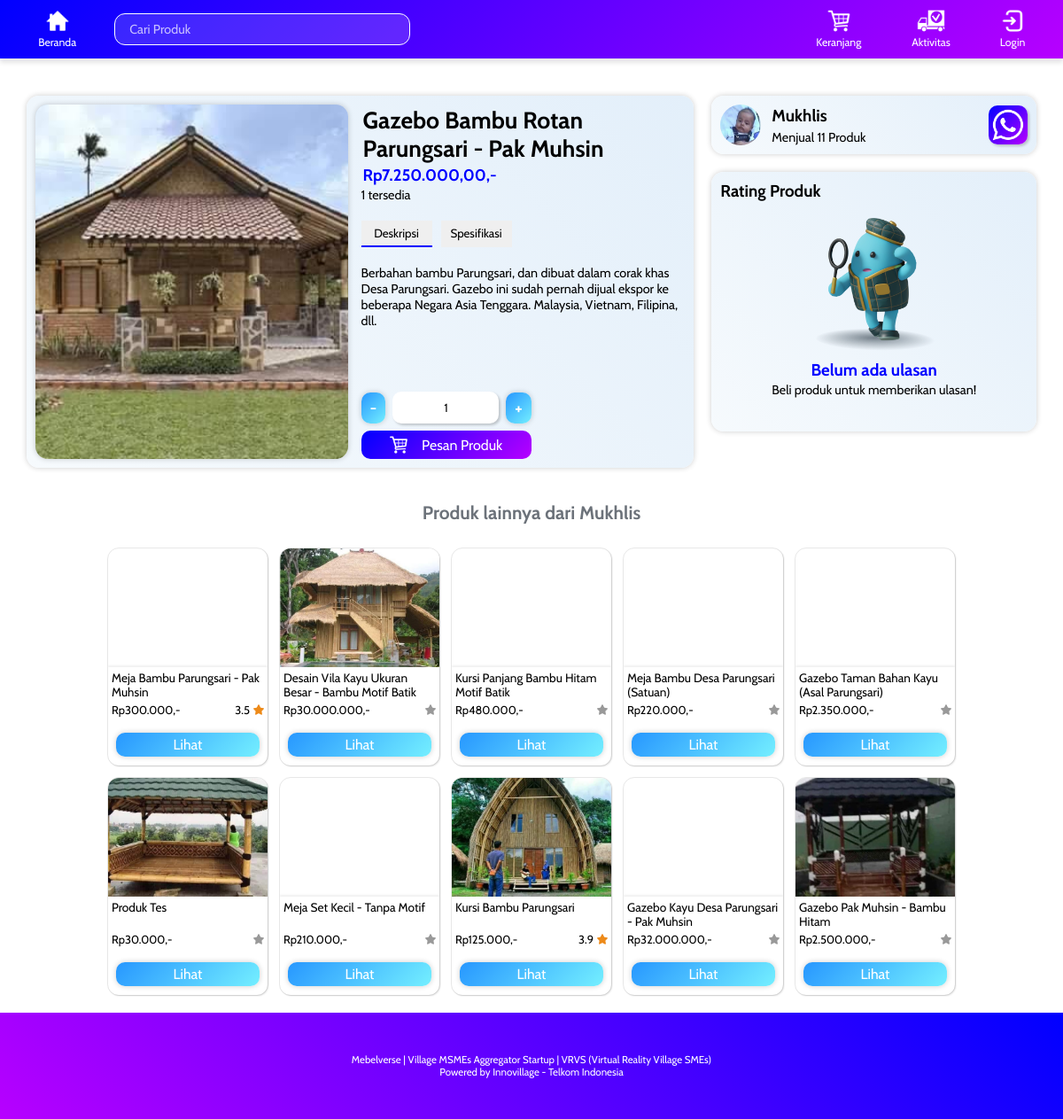
/product.php?id=2, run on the app's committed database.
### tables this page shows
CREATE TABLE `tbl_produk` (
  `id_produk` int(11) NOT NULL,
  `id_penjual` int(11) NOT NULL,
  `nama` varchar(255) NOT NULL,
  `deskripsi` text NOT NULL,
  `harga` decimal(10,2) NOT NULL,
  `stok` int(11) NOT NULL,
  `visual` varchar(255) NOT NULL,
  `format_visual` varchar(5) NOT NULL,
  `rating` decimal(3,2) NOT NULL,
  `jenis_produk` int(11) NOT NULL,
  `kondisi` varchar(10) NOT NULL,
  `berat` decimal(10,0) NOT NULL,
  `cacat` varchar(255) NOT NULL
);

CREATE TABLE `tbl_penjual` (
  `id_penjual` int(11) NOT NULL,
  `nama` varchar(255) NOT NULL,
  `email` varchar(255) NOT NULL,
  `password` varchar(255) NOT NULL,
  `no_telepon` varchar(255) NOT NULL,
  `alamat` varchar(255) NOT NULL,
  `kota` varchar(100) NOT NULL,
  `deskripsi_penjual` text NOT NULL,
  `foto_profil` varchar(255) NOT NULL
);

### product.php (the view, shortened to what this page needs)
<?php
    include "koneksi.php"; include "session.php";
    $id_produk = $_GET['id'];
    $isMyProduct = "";
    $sql = mysqli_query($conn, "SELECT * FROM tbl_produk WHERE id_produk = '$id_produk'");
    $result = mysqli_fetch_assoc($sql);
    if(!empty($_SESSION)) {
        if($_SESSION['tipe_login'] == "Penjual" && $_SESSION['id_login'] == $result['id_penjual']) {
            $isMyProduct = "true";
        } else {$isMyProduct = "false";}
    } else {$isMyProduct = "false";}
    $sql_publisher = mysqli_query($conn, "SELECT * FROM tbl_penjual WHERE id_penjual = '$result[id_penjual]'");
    $result_publisher = mysqli_fetch_assoc($sql_publisher);
?>
<!DOCTYPE html>
<html lang="en">
<head>
    <link rel="stylesheet" href="styles/detail_produk.css?v=<?php echo time(); ?>">
    <link rel="stylesheet" href="styles/product_item.css?v=<?php echo time(); ?>">
</head>
<body onload="click_deskripsi()">
    <?php include "header.php"; ?>
    <div class="body_content">
        <div id="container">
            <div class="detail interactive2">
                <div class="gambar" id="scene">
                    <?php if($result['format_visual'] != "3d") {
                        if($result['visual'] == "") {?>
                                <img src="img/avga/unknown_product.webp" />
                            <?php } else { ?>
                                <img src="<?php echo 'img/produk/'.$result['visual']; ?>" />
                        <?php } ?>
                    <?php } else {
                    ?>
                        <script>var nama_file = "<?php echo $result['visual']; ?>";</script>
                        <script type="module" src="js/scene_3d.js?v=<?php echo time();?>"></script>
                    <?php } ?>
                </div>
                <div class="produk_container">
                    <div>
                        <h1 id="produk_nama"><?= $result['nama']; ?></h1>
                        <h1 id="produk_harga">Rp<?= number_format($result['harga'], 2, ',', '.'); ?>,-</h1>
                        <p><?= $result['stok'] ?> tersedia</p>
                        <div class="set">
                            <button id="btn_deskripsi" onclick="click_deskripsi();">Deskripsi</button>
                            <button id="btn_ulasan" onclick="click_spesifikasi();">Spesifikasi</button>
                        </div>
                        <div id="spek_container">
                            <div class="spek" id="spek">
                                <p id="deskripsi_area">
                                    <?php
                                        if($result['deskripsi'] != "") {echo $result['deskripsi'];}
                                        else {echo "<i>Penjual tidak mencantumkan deskripsi</i>";}
                                    ?>
                                </p>
                            </div>
                        </div>
                    </div>
                    <?php if($isMyProduct != "true") { ?>
                        <div class="pesan">
                            <div id="set_pesan">
                                <button onclick="minus();" id="minus"><h3>-</h3></button>
                                <input type="number" id="jumlah_pesan" value="1">
                                <button onclick="plus();" id="plus"><h3>+</h3></button>
                            </div>
                            <form method="post">
                                <button onclick="pesan();" id="btn_pesan" type="submit" name="pesan_produk">
                                    <img src="img/icon/cart.webp">
                                    Pesan Produk
                                </button>
                            </form>
                        </div>
                    <?php } ?>
                </div>
            </div>
            <div class="right">
                <div id="publisher" class="interactive" href="profil_penjual.php?">
                    <a id="publisher_direct" href="profile.php?id=<?= $result['id_penjual'] ?>&type=j">
                        <?php if($result_publisher['foto_profil'] != "") { ?>
                            <img src="img/profpic/<?= $result_publisher['foto_profil']; ?>" id="profpic">
                        <?php } else { ?>
                            <img src="img/avga/unknown_profile.webp" id="profpic">
                        <?php } ?>
                        <div>
                            <h3><?php if($isMyProduct == "true") {echo "Anda";} else {echo $result_publisher['nama'];} ?></h3>
                            <?php
                                $sql_jumlah = mysqli_query($conn, "SELECT * FROM tbl_produk WHERE id_penjual = '$result_publisher[id_penjual]'");
                            ?>
                            <p>Menjual <?php echo mysqli_num_rows($sql_jumlah); ?> Produk</p>
                        </div>
                    </a>
                    <button class="interactive"><img src="img/logo/logo_wa.webp"
                        onclick=
                        "window.open('https://wa.me/62<?= $result_publisher['no_telepon'] ?>');">
                    </button>
                </div>
                <div class="ulasan interactive">
                    <?php
                        $sql_ulasan = mysqli_query($conn, "SELECT * FROM tbl_ulasan
                        WHERE id_produk = '$id_produk' ORDER by rating DESC LIMIT 4");
                    ?>
                    <h3>Rating Produk <?php
                    ?></h3>
                    <?php
                        if(mysqli_num_rows($sql_ulasan) == 0) {
                    ?>
                        <div id="blm_ada_ulasan">
                            <img src="img/avga/tidak_ada_hasil.webp">
                            <h3>Belum ada ulasan</h3><p>Beli produk untuk memberikan ulasan!</p>
                        </div>
                    <?php } ?>
                </div>
            </div>
        </div>
        <div id="additional">
            <div class="allproduk_container">
                <?php
                    $result_addition = mysqli_query($conn,
                    "SELECT * FROM tbl_produk WHERE id_penjual = '$result[id_penjual]' ORDER BY RAND()");
                ?>
                <?php if(mysqli_num_rows($result_addition) > 1) { ?>
                    <h2>Produk lainnya dari <?php if($isMyProduct == "true") {echo "Anda";}
                        else {echo $result_publisher['nama'];} ?></h2>
                <?php } ?>
                <div class="allproduk_content">
                    <div class="allproduk" >
                <?php
                while($read_addition = mysqli_fetch_assoc($result_addition)):
                    if($read_addition['id_produk'] == $id_produk) {} else { ?>
                <a class="produk_item">
                    <div class="pi_detail">
                        <?php if($read_addition['format_visual'] != "3d") { ?>
                            <div class="pi_gambar">
                                <img src="<?php
                                    if($read_addition['visual'] == "") {echo "img/avga/unknown_product.webp";}
                                    else {echo 'img/produk/'.$read_addition['visual'];}
                                ?>">
                            </div>
                        <?php } ?>
                        <div class="pi_deskripsi">
                            <div class="pi_nama">
                                <p><?= $read_addition['nama']; ?></p>
                            </div>
                            <div class="pi_harga">
                                <p>Rp<?= number_format($read_addition['harga'], 0, ',', '.'); ?>,-</p>
                                <div class="pi_rate">
                                    <?php if($read_addition['rating'] > .1) { ?>
                                        <p><?= round($read_addition['rating'], 1); ?></p>
                                    <?php } else { ?>
                                        <p style="visibility: hidden;">0</p>
                                        <?php include 'img/svg/star_inactive.svg'; ?>
                                    <?php } ?>
                                </div>
                            </div>
                            <div class="product_btn_container">
                                <button class="product_btn" onclick="window.location.href = 'product.php?id=<?php echo $read_addition['id_produk']; ?>'">Lihat</button>
                            </div>
                        </div>
                    </div>
                </a>
                <?php } endwhile; ?>
                    </div>
                </div>
            </div>
        </div>
    </div>
    <?php include "floating_button.php"; ?>
</body>
</html>

### header.php (shortened to what this page needs)
<?php
    $tipe_profil_header = "";
?>
<head>
    <link rel="stylesheet" href="styles/header.css?v=<?php echo time(); ?>">
</head>
<div class="header_container" id="header_container">
    <div class="header_nav">
        <div class="header_icon_container">
            <div class="header_icon search_form">
                <a href="home.php" class="icon_item"><img src="img/icon/home.webp" alt="beranda"><p>Beranda</p></a>
                <form class="header_icon search_form" action="home.php" method="post">
                    <input type="text" placeholder="Cari Produk" name="keyword" class="search_input" autocomplete="off">
                </form>
            </div>
            <div class="header_icon">
                <a onclick="open_keranjang()" class="icon_item"><img src="img/icon/cart.webp"><p>Keranjang</p></a>
                <?php if(!empty($_SESSION)) { ?>
                    <a href="orders.php" class="icon_item"><img src="img/icon/order.webp"><p>Aktivitas</p></a>
                <?php } else { ?>
                    <a onclick="open_keranjang()" class="icon_item"><img src="img/icon/order.webp"><p>Aktivitas</p></a>
                <?php } ?>
                <?php if(empty($_SESSION)) { ?>
                    <a href="login.php" class="icon_item">
                        <img src="img/icon/login.webp"><p>Login</p>
                    </a>
                <?php } else { ?>
                    <a href="profile.php?id=<?= $_SESSION['id_login']; ?>&type=<?= $tipe_profil_header; ?>" class="icon_item">
                        <img src="img/icon/person.webp"><p>Anda</p>
                    </a>
                <?php } ?>
            </div>
        </div>
    </div>
</div>

### floating_button.php (shortened to what this page needs)
<head>
</head>

### styles/product_item.css (style rules this page uses)
.produk_item { text-decoration: none; color: black; transition: .14s; }
.pi_detail { height: 245px; width: 180px; display: flex; flex-direction: column; border-radius: 12px; box-shadow: 1px 1px 2px rgba(0, 0, 0, 0.14); outline: 1px solid rgba(128, 128, 128, 0.18); background-color: white; overflow: hidden; }
.pi_gambar { flex: 2.5; width: 100%; overflow: hidden; transition: .25s; filter: saturate(100%) brightness(100%); }
.pi_gambar img { transition: .25s; height: 100%; width: 100%; object-fit: cover; }
.pi_deskripsi { z-index: 10; flex: 1; width: 100%; align-self: flex-start; display: flex; align-items: flex-start; justify-content: space-between; flex-direction: column; box-shadow: 0px -2px 2px rgba(0, 0, 0, 0.06); }
.pi_deskripsi p { margin: 4px; }
.pi_nama { width: 100%; height: 30px; margin-bottom: 2px; text-align: left; font-size: .95em; }
.pi_harga { width: 100%; text-align: left; font-size: .9em; align-items: center; justify-content: space-between; display: flex; }
.pi_rate { margin: 4px; align-items: center; justify-content: center; display: flex; }
.product_btn_container { width: 100%; align-items: center; justify-content: center; display: flex; flex-direction: column; margin: 10px 0px; gap: 5px; }
.product_btn { all: unset; cursor: pointer; transition: .15s; padding: 4px 0px; width: 90%; background: var(--blue_gradient3); color: white; text-align: center; border-radius: 10px; box-shadow: var(--boxShadow2); }

### styles/header.css (style rules this page uses)
:root { --color1: linear-gradient(45deg, rgb(246, 250, 253), rgb(227, 239, 250)); --color2: linear-gradient(45deg, rgb(246, 250, 253), rgb(227, 239, 250)); --blue_gradient1: linear-gradient(-45deg, rgb(63, 63, 243), rgb(1, 1, 129)); --blue_gradient2: linear-gradient(-45deg, rgb(183, 0, 255), blue); --blue_gradient3: linear-gradient(-45deg, rgb(116, 239, 255), rgb(39, 151, 255)); --boxShadow1: 2px 2px 3px rgba(0, 0, 0, 0.2); --boxShadow2: 0px 0px 6px rgba(0, 0, 0, 0.2); }
a { text-decoration: unset; color: unset; cursor: pointer; }
* { user-select: none; }
.header_container { z-index: 200; transition: .13s; position: fixed; top: 0px; left: 0px; width: 100%; font-family: 'Cabin', sans-serif; font-size: .9em; color: white; display: flex; flex-direction: column; justify-content: flex-end; padding: 6px 0px; background: var(--blue_gradient2); box-shadow: 0 5px 5px rgba(0,0,0,.1), 0px 5px 12px rgba(255, 255, 255, 0.9); overflow: hidden; }
.search_input { font-family: 'Cabin', sans-serif; font-size: 1em; color: white; padding: 8px 16px; width: 300px; border-radius: 12px; background-color: rgba(255, 255, 255, 0.15); border: 1px solid rgba(255, 255, 255, 1); outline: unset; transition: .45s; transition-delay: .3s; }
.search_input::placeholder { color: rgba(255, 255, 255, 0.7); }
.header_nav { width: 100%; align-items: center; justify-content: center; display: flex; }
.header_icon_container { width: 95%; max-width: 1300px; align-items: center; justify-content: space-between; display: flex; }
.header_icon { align-items: center; justify-content: center; display: flex; text-align: center; gap: 30px; }
.header_icon img { height: 26px; }
.icon_item { transform: scale(.95); transition: .12s; padding: 4px 12px; border-radius: 12px; }

### styles/root.css (style rules this page uses)
:root { --color1: linear-gradient(45deg, aliceblue, rgb(132, 180, 224)); --color2: rgb(244, 249, 252); --purple1: rgb(183, 0, 255); --blue_gradient1: linear-gradient(-45deg, rgb(63, 63, 243), rgb(1, 1, 129)); --blue_gradient2: linear-gradient(-45deg, rgb(210,1,191), blue); --blue_gradient3: linear-gradient(-45deg, rgb(78, 221, 240), rgb(39, 151, 255)); --boxShadow1: 1px 2px 3px rgba(0, 0, 0, 0.2); --boxShadow2: 0px 0px 6px rgba(0, 0, 0, 0.2); }

### floating_button.php (style rules this page uses)
.header_icon_container { width: 95%; max-width: 1300px; align-items: center; justify-content: space-between; display: flex; gap: 6px; }
img { height: 27px; }

### data on the page
tbl_produk: visual (picture), nama "Gazebo Bambu Rotan Parungsari - Pak Muhsin", harga "7.250.000,00", stok "1", deskripsi "Berbahan bambu Parungsari, dan dibuat dalam corak khas Desa Parungsari. Gazebo ini sudah pernah dijual ekspor ke beberapa Negara Asia Tenggara. Malaysia, Vietnam, Filipina, dll."
tbl_penjual: foto_profil (picture), nama "Mukhlis"
tbl_produk: nama "Meja Bambu Parungsari - Pak Muhsin", harga "300.000", rating "3.5"
tbl_produk: visual (picture), nama "Desain Vila Kayu Ukuran Besar - Bambu Motif Batik", harga "30.000.000", rating 0 (drawn)
tbl_produk: nama "Kursi Panjang Bambu Hitam Motif Batik", harga "480.000", rating 0 (drawn)
tbl_produk: nama "Meja Bambu Desa Parungsari (Satuan)", harga "220.000", rating 0 (drawn)
tbl_produk: nama "Gazebo Taman Bahan Kayu (Asal Parungsari)", harga "2.350.000", rating 0 (drawn)
tbl_produk: visual (picture), nama "Produk Tes", harga "30.000", rating 0 (drawn)
tbl_produk: nama "Meja Set Kecil - Tanpa Motif", harga "210.000", rating 0 (drawn)
tbl_produk: visual (picture), nama "Kursi Bambu Parungsari", harga "125.000", rating "3.9"
tbl_produk: nama "Gazebo Kayu Desa Parungsari - Pak Muhsin", harga "32.000.000", rating 0 (drawn)
tbl_produk: visual (picture), nama "Gazebo Pak Muhsin - Bambu Hitam", harga "2.500.000", rating 0 (drawn)

### other printed values
mysqli_num_rows($sql_jumlah) "11"
